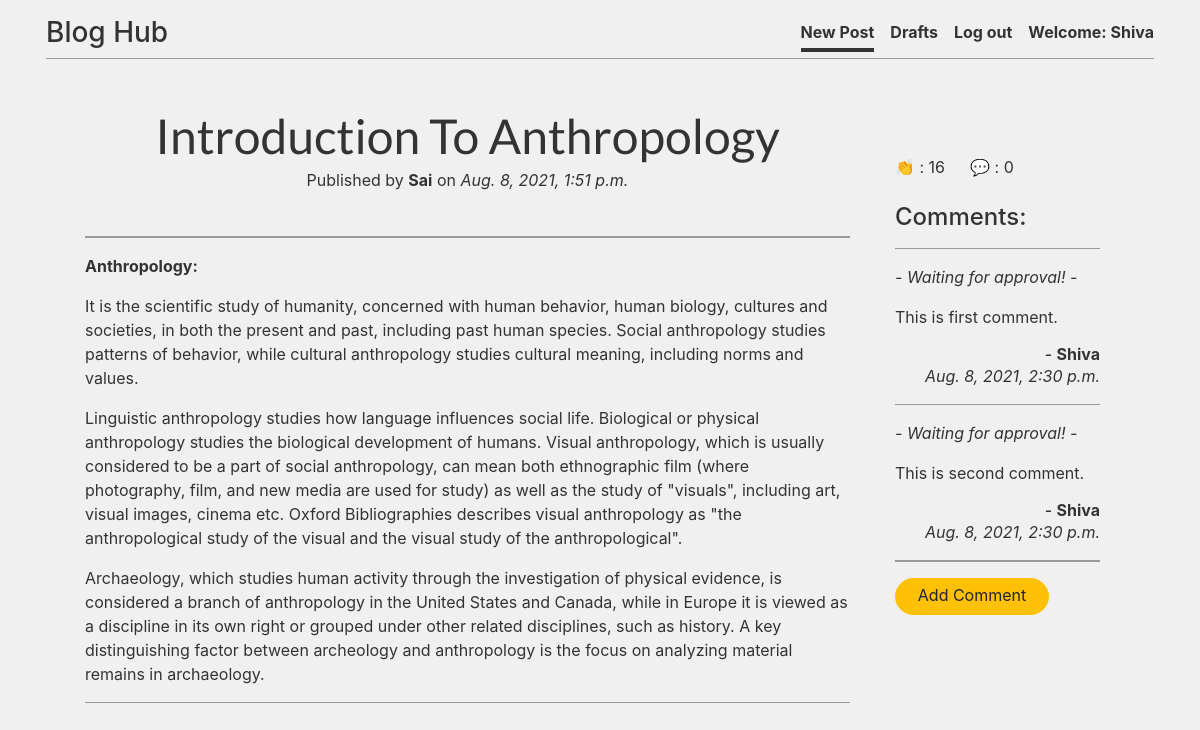
Page /post/8 (signed in) on the committed database.
### blog/models.py (models this page shows, shortened)
class Post(models.Model):
    author = models.ForeignKey('auth.User', on_delete=models.CASCADE)
    title = models.CharField(max_length=200)
    text = models.TextField()
    created_date = models.DateTimeField(default=timezone.now)
    published_date = models.DateTimeField(blank=True, null=True)
    claps = models.PositiveSmallIntegerField(default=0)
    def approve_comments(self):
        return self.comments.filter(approved_comment=True)
    class Meta:
        order_with_respect_to='author'

class Comment(models.Model):
    post = models.ForeignKey('blog.Post', related_name='comments', on_delete=models.CASCADE)
    author = models.ForeignKey('auth.User', on_delete=models.CASCADE)
    text = models.TextField()
    created_date = models.DateTimeField(default=timezone.now)
    approved_comment = models.BooleanField(default=False)

### blog/views.py (the view)
# urls.py: url(r'^post/(?P<pk>\d+)$', views.PostDetailView.as_view(), name='post_detail'),
class PostDetailView(LoginRequiredMixin, DetailView):
    login_url = 'login'
    redirect_field_name = 'blog/post_detail.html'
    model = Post

### blog/templates/blog/post_detail.html (shortened to what this page needs)
{% extends 'blog/base.html' %}
{% block content %}
      <div class="container ">
        <h1 class="posttitle">{{ post.title | title}}</h1>
        <span>
        {% if post.published_date %}
            <div class="author-details mb-5" style="line-height: 1;">
                <p> Published by <strong>{{ post.author | title }}</strong> on <i>{{ post.published_date }}</i></p>
            </div>
        {% else %}
            <a class="btn btn-success" style="display: block;" href="{% url 'post_publish' pk=post.pk %}">Publish</a>
        {% endif %}
        </span>
      </div>
      <hr>
      <p class='postcontent'>{{ post.text|safe|linebreaksbr }}</p>
      <hr>
  {% endblock %}
  {% block side-content %}
  <div class="container justify-content-between mt-5 ">
    <a class="text-decoration-none" data-toggle="tooltip" data-placement="top" title="Clap for this post!"  href="{% url 'add_clap_to_post' pk=post.pk %}">👏 </a> : {{ post.claps }} &emsp;
    <a class="text-decoration-none" data-toggle="tooltip" data-placement="top" title="Add a comment!" href="{% url 'add_comment_to_post' pk=post.pk %}">
      💬
    </a> : {{ post.approve_comments.count }} &emsp;
    <br><br>
    <h4>Comments:</h4>
    {% for comment in post.comments.all %}
      <hr>
      {% if user.is_authenticated or comment.approved_comment %}
        {% if not comment.approved_comment %}
          {% if user.pk == post.author.pk %}
            <a class="btn btn-sm btn-danger" href="{% url 'comment_remove' pk=comment.pk %}">
              <svg xmlns="http://www.w3.org/2000/svg" width="16" height="16" fill="currentColor" class="bi bi-x-lg" viewBox="0 0 16 16">
                <path d="M1.293 1.293a1 1 0 0 1 1.414 0L8 6.586l5.293-5.293a1 1 0 1 1 1.414 1.414L9.414 8l5.293 5.293a1 1 0 0 1-1.414 1.414L8 9.414l-5.293 5.293a1 1 0 0 1-1.414-1.414L6.586 8 1.293 2.707a1 1 0 0 1 0-1.414z"/>
              </svg>
            </a>
            <a class="btn btn-sm btn-success" href="{% url 'comment_approve' pk=comment.pk %}">
              <svg xmlns="http://www.w3.org/2000/svg" width="16" height="16" fill="currentColor" class="bi bi-check-lg" viewBox="0 0 16 16">
                <path d="M13.485 1.431a1.473 1.473 0 0 1 2.104 2.062l-7.84 9.801a1.473 1.473 0 0 1-2.12.04L.431 8.138a1.473 1.473 0 0 1 2.084-2.083l4.111 4.112 6.82-8.69a.486.486 0 0 1 .04-.045z"/>
              </svg>
            </a>
          {% elif user.pk == comment.author.pk %}
            <p class="light"> <i> - Waiting for approval! - </i></p>
          {% endif %}
        {% endif %}
        <p>{{ comment.text|safe|linebreaks }}</p>
      {% endif %}
      <h6 class="float-right mb-0"> - <strong>{{ comment.author | title }}</strong> </h6>
      <p class="float-right"><i>{{ comment.created_date }}</i></p>
  {% empty %}
      <p>No comments posted.</p>
  {% endfor %}
  <hr>
  <a class="btn btn-warning " href="{% url 'add_comment_to_post' pk=post.pk %}">
    &nbsp; Add Comment &nbsp;
  </a>
</div>
{% endblock %}

### blog/templates/blog/base.html (shortened to what this page needs)
<!DOCTYPE html>
{% load static %}
<html>
  <head>
    <link rel="stylesheet" href="//cdn.jsdelivr.net/npm/medium-editor@latest/dist/css/medium-editor.min.css" type="text/css" media="screen" charset="utf-8">
    <link rel="stylesheet" href="https://cdn.jsdelivr.net/npm/bootstrap@4.6.0/dist/css/bootstrap.min.css">
    <link href="https://getbootstrap.com/docs/4.5/dist/css/bootstrap.min.css" rel="stylesheet">
    <link rel="stylesheet" href="{% static 'css/cover.css' %}">
  </head>
  <body >
    <div class="container d-flex flex-column w-100 h-100 p-3 mx-auto">
      <div class="masthead" >
        <div class="inner" >
          <a class="masthead-brand text-decoration-none"  href="{% url 'post_list' %}"><h3>Blog Hub</h3></a>
          <nav class="nav nav-masthead justify-content-center" >
            {% if user.is_authenticated %}
            {% if request.path == "/" %}
              <a class="nav-link" href="{% url 'post_new' %}" >New Post</a>
              <a class="nav-link" href="{% url 'post_draft_list' %}" >Drafts</a>
              <a class="nav-link" href="{% url 'logout' %}" >Log out</a>
              <a class="nav-link border-bottom-0" >Welcome: {{ user.username }}</a>
              {% elif request.path == "/drafts/" %}
                <a class="nav-link " href="{% url 'post_new' %}" >New Post</a>
                <a class="nav-link active" href="{% url 'post_draft_list' %}" >Drafts</a>
                <a class="nav-link" href="{% url 'logout' %}" >Log out</a>
                <a class="nav-link border-bottom-0" >Welcome: {{ user.username }}</a>
                {% else %}
                <a class="nav-link active" href="{% url 'post_new' %}" >New Post</a>
                <a class="nav-link " href="{% url 'post_draft_list' %}" >Drafts</a>
                <a class="nav-link" href="{% url 'logout' %}">Log out</a>
                <a class="nav-link border-bottom-0" >Welcome: {{ user.username }}</a>
              {% endif %}
            {% else %}
              <a class='nav navbar-right' href="{% url 'login' %}" >
                <svg xmlns="http://www.w3.org/2000/svg" width="18" height="18" fill="currentColor" class="bi bi-person-fill" viewBox="0 0 16 16">
                  <path d="M3 14s-1 0-1-1 1-4 6-4 6 3 6 4-1 1-1 1H3zm5-6a3 3 0 1 0 0-6 3 3 0 0 0 0 6z"/>
                </svg>
              </a>
            {% endif %}
          </nav>
        </div>
        <hr>
      </div>
      <main  class="inner cover" >
        <div class="content container" >
          <div class="row">
            <div class="col-md-9">
              <div class="blog_posts">
                {% block content %}
                {% endblock %}
              </div>
            </div>
            <div class="col-md-3">
              <div class="blog_posts">
                {% block side-content %}
                {% endblock %}
              </div>
            </div>
          </div>
        </div>
      </main>
  </div>
  </body>
</html>

### blog/static/css/cover.css (style rules this page uses)
a, a:focus, a:hover { color: #333; }
html, body { background-color: rgb(240, 240, 240) ; }
body { line-height: 1.5rem; font-size: 1rem; height: 100%!important; display: -ms-flexbox; display: flex; color: #333; }
.masthead { margin-bottom: 2rem; }
hr { box-sizing:inherit; height: 1.2px; border: 0; overflow: visible; margin-top: 1rem; margin-bottom: 1rem; background-color: #999; width: 100%; clear:both; }
.masthead-brand { margin-bottom: 0; }
.nav-masthead .nav-link { padding: .25rem 0; font-weight: 700; color: #333; background-color: transparent; border-bottom: .25rem solid transparent; }
.nav-masthead .nav-link + .nav-link { margin-left: 1rem; }
.nav-masthead .active { color: #333; border-bottom-color: #333; }
@media (min-width: 48em) { .masthead-brand { float: left; } }
@media (min-width: 48em) { .nav-masthead { float: right; } }
.cover { padding: 0 1.5rem; }
.postcontent { font-family: 'Open Sans'; font-size: 1.2em; background-color: #fff!important; border: none; }
.btn { padding: .38rem .8rem; font-size: 1rem; line-height: 1.25; padding-bottom: .6rem; border-radius: 1.2rem }
.posttitle { font-family: 'Lato', sans-serif; border-radius: .35rem; font-size: 3em; text-align: center; }
.author-details { text-align: center; }

### rows in the picture
Post: title "Introduction To Anthropology", author "Sai", published_date "Aug. 8, 2021, 1:51 p.m.", text "Anthropology: It is the scientific study of humanity, concerned with human behavior, human biology, cultures and societies, in both the present and past, including past human species. Social anthropology studies patterns of behavior, while cultural anthropology studies cultural meaning, including norms and values. Linguistic anthropology studies how language influences social life. Biological or physical anthropology studies the biological development of humans. Visual anthropology, which is usually considered to be a part of social anthropology, can mean both ethnographic film (where photography, film, and new media are used for study) as well as the study of \"visuals\", including art,…", claps "16", approve_comments.count "0"
Comment: approved_comment "- Waiting for approval! -", text "This is first comment.", author "Shiva", created_date "Aug. 8, 2021, 2:30 p.m."
Comment: approved_comment "- Waiting for approval! -", text "This is second comment.", author "Shiva", created_date "Aug. 8, 2021, 2:30 p.m."

### other values in the picture
{{ user.username }} "Shiva"
